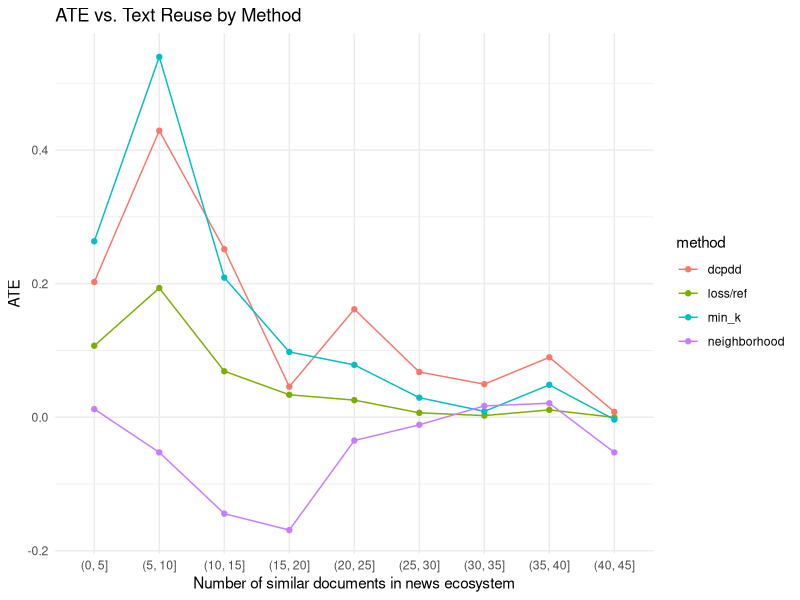
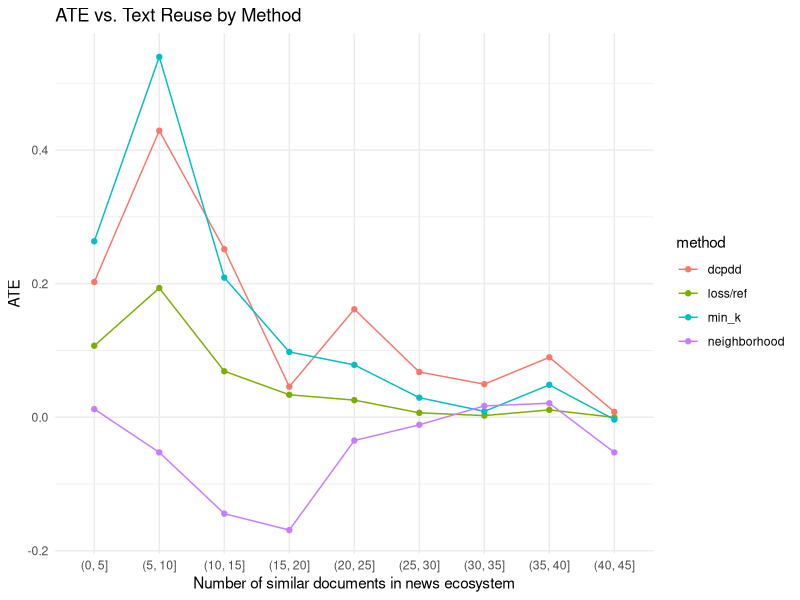

The R source for these figures, in order:
library(tidyverse)

# Read both files
loss <- read_csv("loss.csv") %>% mutate(method = if_else(method == "loss", "loss/ref", method))
min_k <- read_csv("min_k.csv")
dcpdd <- read_csv("dcpdd.csv")
neighborhood <- read_csv("neighborhood.csv")

# Combine
combined <- bind_rows(loss, min_k, dcpdd, neighborhood)

# Extract numeric lower bounds for ordering
combined <- combined %>%
  mutate(size_bin = factor(size_bin, levels = combined %>%
                             distinct(size_bin) %>%
                             mutate(bin_order = as.numeric(str_extract(size_bin, "(?<=\\()[0-9]+"))) %>%
                             arrange(bin_order) %>%
                             pull(size_bin)))

# Plot
ggplot(combined, aes(x = size_bin, y = delta_mean, color = method, group = method)) +
  geom_line() +
  geom_point() +
  labs(
    x = "Number of similar documents in news ecosystem", y = "ATE",
    title = "ATE vs. Text Reuse by Method"
  ) +
  theme_minimal()

ggsave("plots/bymethod.pdf")
